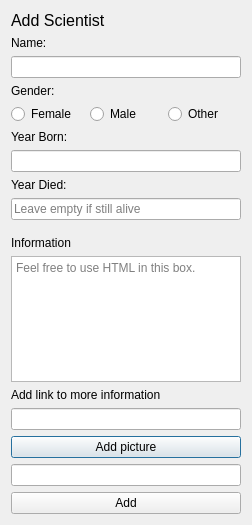
<?xml version="1.0" encoding="UTF-8"?>
<ui version="4.0">
 <class>AddScientistWindow</class>
 <widget class="QDialog" name="AddScientistWindow">
  <property name="geometry">
   <rect>
    <x>0</x>
    <y>0</y>
    <width>252</width>
    <height>525</height>
   </rect>
  </property>
  <property name="windowTitle">
   <string>Dialog</string>
  </property>
  <layout class="QVBoxLayout" name="verticalLayout">
   <item>
    <widget class="QLabel" name="label">
     <property name="font">
      <font>
       <pointsize>12</pointsize>
      </font>
     </property>
     <property name="text">
      <string>Add Scientist</string>
     </property>
    </widget>
   </item>
   <item>
    <spacer name="verticalSpacer_2">
     <property name="orientation">
      <enum>Qt::Vertical</enum>
     </property>
     <property name="sizeHint" stdset="0">
      <size>
       <width>20</width>
       <height>40</height>
      </size>
     </property>
    </spacer>
   </item>
   <item>
    <layout class="QHBoxLayout" name="horizontalLayout">
     <item>
      <widget class="QLabel" name="label_3">
       <property name="text">
        <string>Name:</string>
       </property>
      </widget>
     </item>
     <item>
      <widget class="QLabel" name="errorLabelName">
       <property name="text">
        <string/>
       </property>
      </widget>
     </item>
    </layout>
   </item>
   <item>
    <widget class="QLineEdit" name="nameInput"/>
   </item>
   <item>
    <layout class="QHBoxLayout" name="horizontalLayout_2">
     <item>
      <widget class="QLabel" name="genderLabel">
       <property name="text">
        <string>Gender:</string>
       </property>
      </widget>
     </item>
     <item>
      <widget class="QLabel" name="errorLabelGender">
       <property name="text">
        <string/>
       </property>
      </widget>
     </item>
    </layout>
   </item>
   <item>
    <layout class="QGridLayout" name="gridLayout">
     <item row="0" column="0">
      <widget class="QRadioButton" name="genderFemaleButton">
       <property name="text">
        <string>Female</string>
       </property>
      </widget>
     </item>
     <item row="0" column="1">
      <widget class="QRadioButton" name="genderMaleButton">
       <property name="text">
        <string>Male</string>
       </property>
      </widget>
     </item>
     <item row="0" column="2">
      <widget class="QRadioButton" name="genderOtherButton">
       <property name="text">
        <string>Other</string>
       </property>
      </widget>
     </item>
    </layout>
   </item>
   <item>
    <layout class="QHBoxLayout" name="horizontalLayout_3">
     <item>
      <widget class="QLabel" name="yearBornLabel">
       <property name="text">
        <string>Year Born:</string>
       </property>
      </widget>
     </item>
     <item>
      <widget class="QLabel" name="errorLabelBorn">
       <property name="text">
        <string/>
       </property>
      </widget>
     </item>
    </layout>
   </item>
   <item>
    <widget class="QLineEdit" name="yearBornInput"/>
   </item>
   <item>
    <layout class="QHBoxLayout" name="horizontalLayout_4">
     <item>
      <widget class="QLabel" name="yearDiedLabel">
       <property name="text">
        <string>Year Died:</string>
       </property>
      </widget>
     </item>
     <item>
      <widget class="QLabel" name="errorLabelDeath">
       <property name="text">
        <string/>
       </property>
      </widget>
     </item>
    </layout>
   </item>
   <item>
    <widget class="QLineEdit" name="yearDiedInput">
     <property name="text">
      <string/>
     </property>
     <property name="placeholderText">
      <string>Leave empty if still alive</string>
     </property>
    </widget>
   </item>
   <item>
    <spacer name="verticalSpacer">
     <property name="orientation">
      <enum>Qt::Vertical</enum>
     </property>
     <property name="sizeType">
      <enum>QSizePolicy::Fixed</enum>
     </property>
     <property name="sizeHint" stdset="0">
      <size>
       <width>20</width>
       <height>10</height>
      </size>
     </property>
    </spacer>
   </item>
   <item>
    <widget class="QLabel" name="ScientistsInfoLable">
     <property name="text">
      <string>Information</string>
     </property>
    </widget>
   </item>
   <item>
    <widget class="QTextEdit" name="ScientistsAddInfo">
     <property name="placeholderText">
      <string>Feel free to use HTML in this box.</string>
     </property>
    </widget>
   </item>
   <item>
    <widget class="QLabel" name="inputInfoUrlLabel">
     <property name="text">
      <string>Add link to more information</string>
     </property>
    </widget>
   </item>
   <item>
    <widget class="QLineEdit" name="inputInfoUrl"/>
   </item>
   <item>
    <widget class="QPushButton" name="ScientistAddPic">
     <property name="text">
      <string>Add picture</string>
     </property>
    </widget>
   </item>
   <item>
    <widget class="QLineEdit" name="inputImage"/>
   </item>
   <item>
    <widget class="QPushButton" name="addButton">
     <property name="text">
      <string>Add</string>
     </property>
    </widget>
   </item>
  </layout>
 </widget>
 <resources/>
 <connections/>
</ui>
